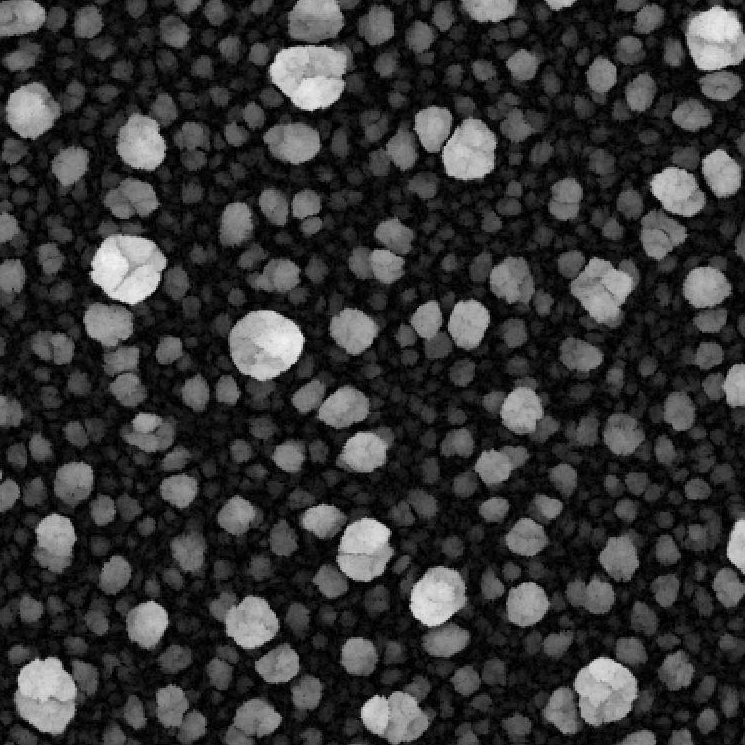
#> input picture data/denoising/7-gray.jpg, 745 x 745 px, found by its file name
$ jupyter execute 'add noisy.ipynb'   (shell and % lines are left out)
#> lines starting #> are read from the running program, lines starting #| are printed output that depends on the picture
#> further down, img is the input picture: shape (745, 745, 3); min 0, max 250, mean 53
[cell 1]
# !wget clone https://github.com/DmitryUlyanov/deep-image-prior
from google.colab import drive
drive.mount('/content/gdrive', force_remount=True)
import os
os.chdir("/content/gdrive/My Drive/Colab Notebooks/Test_imgs")

[cell 2]
os.chdir("/content/gdrive/My Drive/Colab Notebooks/Test_imgs")

[cell 3]
"""
Parameters
----------
image : ndarray
    Input image data. Will be converted to float.
mode : str
    One of the following strings, selecting the type of noise to add:

    'gauss'     Gaussian-distributed additive noise.
    'poisson'   Poisson-distributed noise generated from the data.
    's&p'       Replaces random pixels with 0 or 1.
    'speckle'   Multiplicative noise using out = image + n*image,where
                n is uniform noise with specified mean & variance.

"""

import numpy as np
import os
import cv2
import matplotlib.pyplot as plt

def noisy(noise_typ,image):
#> called with noise_typ = 's&p'
  if noise_typ == "gauss":
    row,col,ch= image.shape
    mean = 0
    var = 0.01
    sigma = var**0.5
    gauss = np.random.normal(mean,sigma,(row,col,ch))
    gauss = gauss.reshape(row,col,ch)
    noisy = image + gauss
    return noisy

  elif noise_typ == "s&p":
    row,col,ch = image.shape
#> row = 745; col = 745; ch = 3
    s_vs_p = 0.5
    amount = 0.08
    out = np.copy(image)
    # Salt mode
    num_salt = np.ceil(amount * image.size * s_vs_p)
#> num_salt = 66603
    coords = [np.random.randint(0, i - 1, int(num_salt))
              for i in image.shape]
    out[coords] = 1
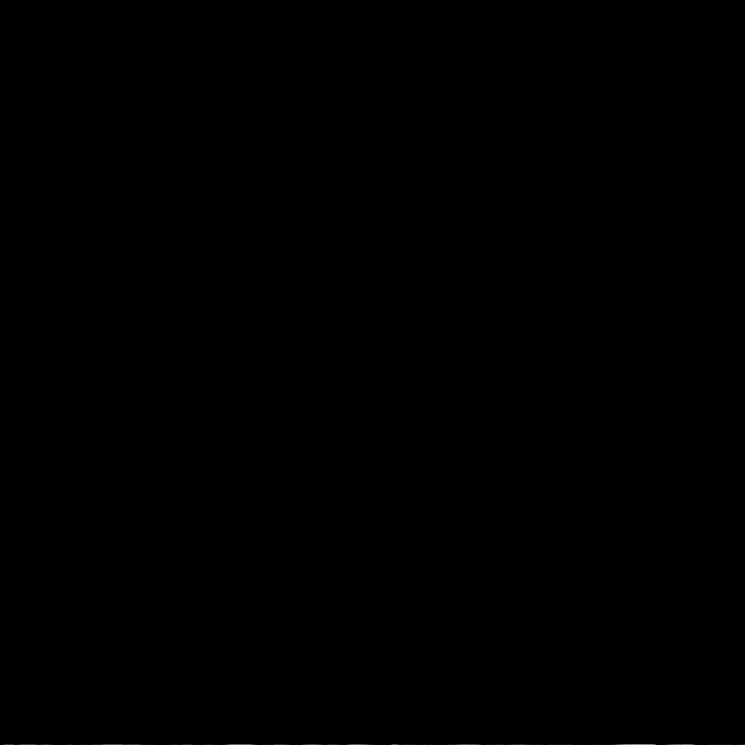
#> out: shape (745, 745, 3); min 0, max 142, mean 1

    # Pepper mode
    num_pepper = np.ceil(amount* image.size * (1. - s_vs_p))
#> num_pepper = 66603
    coords = [np.random.randint(0, i - 1, int(num_pepper))
              for i in image.shape]
    out[coords] = 0
    return out

  elif noise_typ == "poisson":
    vals = len(np.unique(image))
    vals = 2 ** np.ceil(np.log2(vals))
    noisy = np.random.poisson(image * vals) / float(vals)
    return noisy

  elif noise_typ =="speckle":
    row,col,ch = image.shape
    gauss = np.random.randn(row,col,ch)
    gauss = gauss.reshape(row,col,ch)
    noisy = image + image * gauss
    return noisy

[cell 4]
img = cv2.imread("7-gray.jpg")
nos_img = noisy("s&p",img)

[cell 5]
plt.imshow(img)

[cell 6]
plt.imshow(nos_img)

[cell 7]
plt.imshow(nos_img - img)
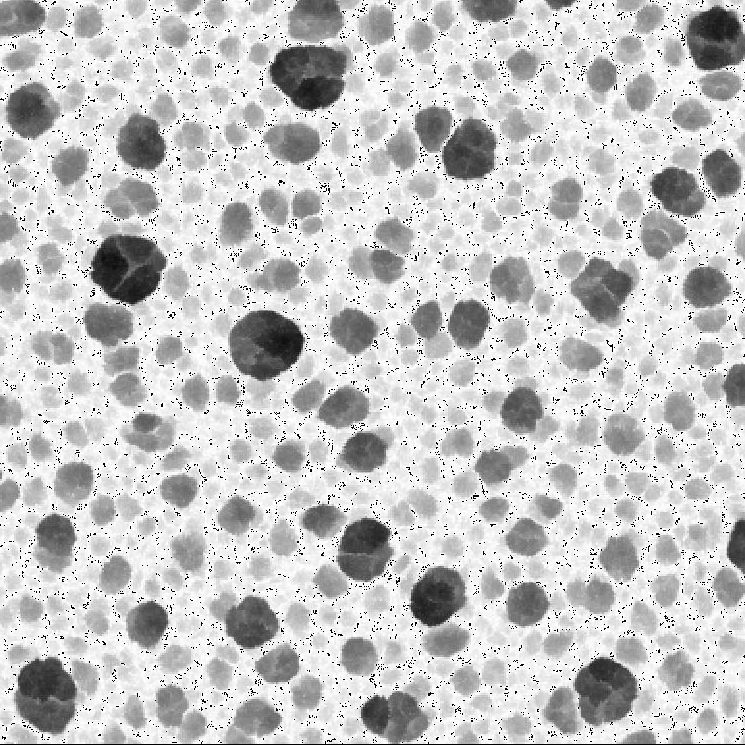
#> shown: shape (745, 745, 3); min 0, max 255, mean 197.4
